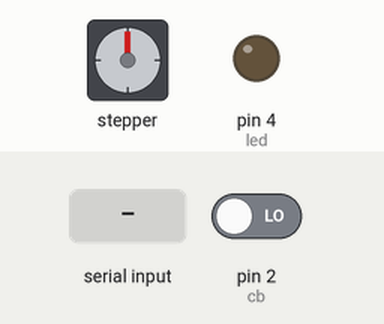
This sketch was run on a simulated Arduino Uno, built with avr-gcc and run on an emulated ATmega328P. Parts: stepper motor, output pins drawn as LEDs (lit = HIGH). The test bench sets the inputs (shaded band); at power-on: pin 2 (cb) LOW. Stepper angles assume 2048 steps per turn.

Above: at 1.2 s.
1.3 s: pin 2 (cb) driven HIGH
At 1.47 s:
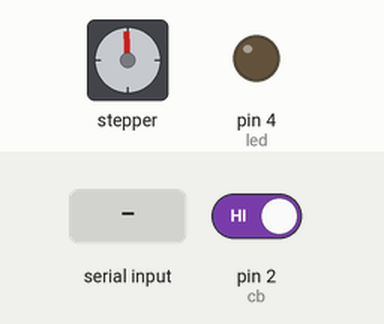
4.3 s: "o" received over the second serial link
At 4.6 s:
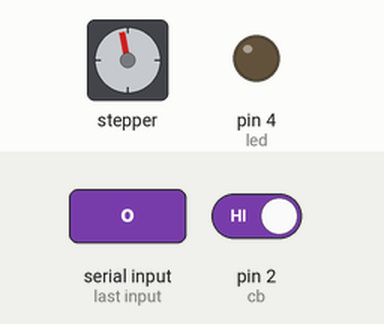
7.3 s: "c" received over the second serial link
10.3 s: "l" received over the second serial link
At 10.65 s:
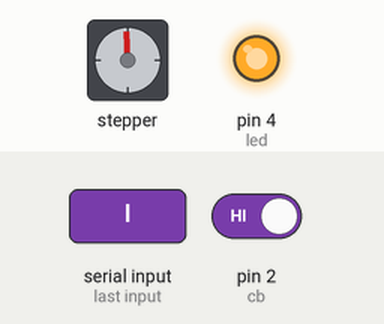
13.3 s: "o" received over the second serial link
At 13.45 s:
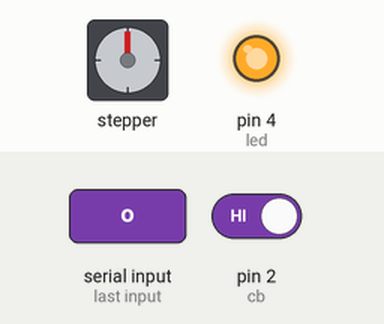
Timing chart, 0 to 23.3 s (numbered marks = the images above; inputs shaded):
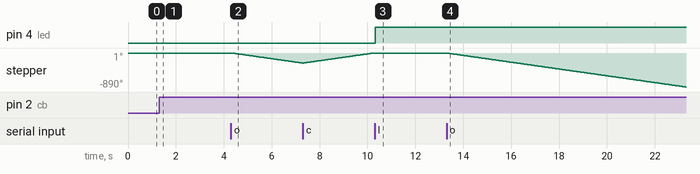

The sketch:

arduino.ino
```cpp
#include<SoftwareSerial.h>
#include <Stepper.h>
// Define number of steps per rotation:
const int stepsPerRevolution = 2048;

#define Rx 5
#define Tx 6

int cb = 2;
int is_closed = 0;
int max_open = 0;
int steps_down = 0;
int steps_up = 0;
int current_time = 0;
int first_time = 0;
volatile byte state = LOW;
int led = 4;

SoftwareSerial mySerial(Rx,Tx);
// Wiring:
// Pin 8 to IN1 on the ULN2003 driver
// Pin 9 to IN2 on the ULN2003 driver
// Pin 10 to IN3 on the ULN2003 driver
// Pin 11 to IN4 on the ULN2003 driver

// Create stepper object called 'myStepper', note the pin order:
Stepper myStepper = Stepper(stepsPerRevolution, 8, 10, 9, 11);

void setup() {
  myStepper.setSpeed(15);
  Serial.begin(9600);
  mySerial.begin(9600);
  // put your setup code here, to run once:
  pinMode(cb, INPUT);
  pinMode(led, OUTPUT);
  digitalWrite(led, LOW);
}


void loop() {
  if(mySerial.available())
  {
    char get_res = char(mySerial.read());
    if (get_res == 'o')
    {
     is_closed = 1;
     if (max_open == 0)
     {
      for(steps_up = 0; steps_up <= 2048; steps_up++)
       {
         myStepper.step(-17); // cuộn ngc chiều kim đồng hồ, với góc quay gấp 17 lần bth
         max_open = 1;
        if (char(mySerial.read()) == 'c')
        {
          for (int i = 0; i <= steps_up; i++)
          {
             myStepper.step(17);
          }
          max_open = 0;
          is_closed = 0;
          state = 0;
          break;
        }
       }
     }
  }
    if (get_res == 'c' &&  is_closed == 1)
     {
     is_closed = 0;
     max_open = 0;
     for(steps_down = 0; steps_down <= 2048; steps_down++)
     {
        myStepper.step(17); // cuộn chiều kim đồng hồ
        if (char(mySerial.read()) == 'o')
        {
          for (int i = 0; i <= steps_down; i++)
          {
             myStepper.step(-17);
          }
          max_open = 1;
          is_closed = 1;
          state = 1;
          break;
        }
     }
  }
    if(get_res == 'l')
    {
      digitalWrite(led,HIGH);
    }
    if(get_res == 'k')
    {
      digitalWrite(led,LOW);
    }
  }
  else
  {
    if(digitalRead(cb) == HIGH)
    {
      is_closed = 1;
       if (max_open == 0)
       {
         mySerial.print("o");
        for(steps_up = 0; steps_up <= 2048; steps_up++)
         {
           myStepper.step(-17); // cuộn nguoc chiều kim đồng hồ, với góc quay gấp 17 lần bth
           max_open = 1;
          if (digitalRead(cb) == HIGH)
          {
            mySerial.print("c");
            for (int i = 0; i <= steps_up; i++)
           {
               myStepper.step(17);
            }
            max_open = 0;
            is_closed = 0;
            state = 0;
            break;
          }
         }
       }
    }

    if (digitalRead(cb) == HIGH && is_closed == 1) // không có âm thanh và cửa chưa được đóng
    {

       mySerial.print("c");
       is_closed = 0;
       max_open = 0;

       for(steps_down = 0; steps_down <= 2048; steps_down++)
       {
          myStepper.step(17); // cuộn chiều kim đồng hồ
          if (digitalRead(cb) == HIGH)
          {
           mySerial.print("o");
            for (int i = 0; i <= steps_down; i++)
            {
               myStepper.step(-17);
            }
           max_open = 1;
           is_closed = 1;
           state = 1;
           break;
          }
      }
    }
  }
}
```

Measured:
- after the input at 4.3 s, stepper: keeps turning counter-clockwise at about 90°/s, starting after 0.08 s
- after the input at 10.3 s, pin 4 (led): LOW → HIGH at once
- after the input at 13.3 s, stepper: keeps turning counter-clockwise at about 89°/s, starting at once
